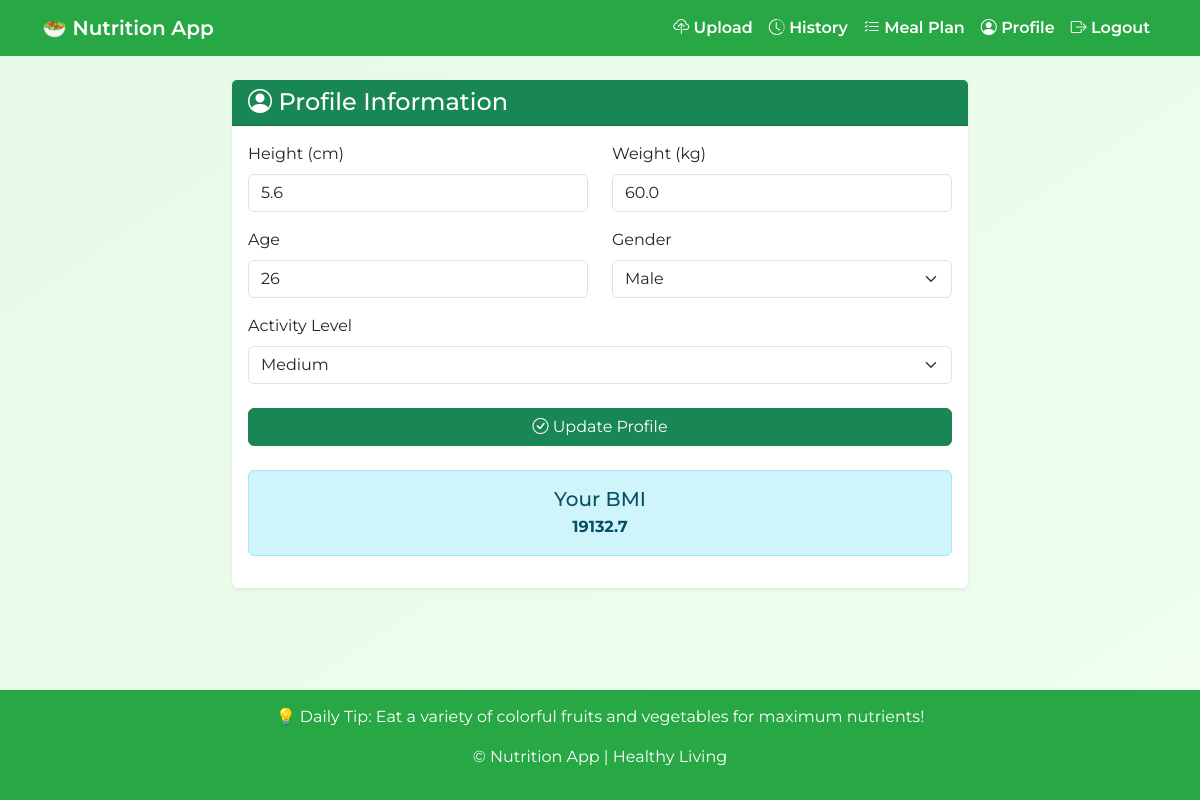
The app's page /profile (signed in) with its own data.
### models.py (models this page shows)
class User(UserMixin, db.Model):
    id = db.Column(db.Integer, primary_key=True)
    username = db.Column(db.String(100), unique=True)
    email = db.Column(db.String(100), unique=True)
    password_hash = db.Column(db.String(200))
    height_cm = db.Column(db.Float)
    weight_kg = db.Column(db.Float)
    age = db.Column(db.Integer)
    activity_level = db.Column(db.String(50))
    gender = db.Column(db.String(10), nullable=True)
    role = db.Column(db.String(50), default="user")
    is_admin = db.Column(db.Boolean, default=False)

### app.py (the view, shortened to what this page needs)
@app.route('/profile', methods=['GET', 'POST'])
@login_required
def profile():
    bmi = None
    if current_user.height_cm and current_user.weight_kg:
        height_m = current_user.height_cm / 100
        bmi = current_user.weight_kg / (height_m ** 2)
    return render_template('profile.html', user=current_user, bmi=bmi)

### app.py (called while the page is built)
@login_manager.user_loader
def load_user(user_id):
    return User.query.get(int(user_id))

### templates/profile.html (shortened to what this page needs)
{% extends "layout.html" %}
{% block content %}
<div class="row justify-content-center">
    <div class="col-lg-8">
        <div class="card shadow-sm border-0">
            <div class="card-header bg-success text-white">
                <h4 class="mb-0"><i class="bi bi-person-circle"></i> Profile Information</h4>
            </div>
            <div class="card-body">
                <form method="post">
                    <div class="row mb-3">
                        <div class="col-md-6">
                            <label for="height" class="form-label">Height (cm)</label>
                            <input type="number" step="0.1" class="form-control" id="height" name="height"
                                   value="{{ user.height_cm or '' }}" required>
                        </div>
                        <div class="col-md-6">
                            <label for="weight" class="form-label">Weight (kg)</label>
                            <input type="number" step="0.1" class="form-control" id="weight" name="weight"
                                   value="{{ user.weight_kg or '' }}" required>
                        </div>
                    </div>
                    <div class="row mb-3">
                        <div class="col-md-6">
                            <label for="age" class="form-label">Age</label>
                            <input type="number" class="form-control" id="age" name="age"
                                   value="{{ user.age or '' }}" required>
                        </div>
                        <div class="col-md-6">
                            <label for="gender" class="form-label">Gender</label>
                            <select class="form-select" name="gender" id="gender" required>
                                <option value="male" {% if user.gender == 'male' %}selected{% endif %}>Male</option>
                            </select>
                        </div>
                    </div>
                    <div class="mb-4">
                        <label for="activity" class="form-label">Activity Level</label>
                        <select class="form-select" name="activity" id="activity" required>
                            <option value="medium" {% if user.activity_level == 'medium' %}selected{% endif %}>Medium</option>
                        </select>
                    </div>
                    <button type="submit" class="btn btn-success w-100">
                        <i class="bi bi-check-circle"></i> Update Profile
                    </button>
                </form>
                {% if bmi %}
                    <div class="alert alert-info mt-4 text-center">
                        <h5 class="mb-1">Your BMI</h5>
                        <p class="mb-0"><strong>{{ bmi|round(1) }}</strong></p>
                    </div>
                {% endif %}
            </div>
        </div>
    </div>
</div>
{% endblock %}

### templates/layout.html (style rules this page uses)
body { font-family: 'Montserrat', sans-serif; background: linear-gradient(to bottom right, #e6f9e6, #f0fff0); min-height: 100vh; display: flex; flex-direction: column; }

### records on screen
User: height "5.6", weight "60.0", age "26", gender "Male", activity "Medium"

### other values on screen
{{ bmi|round(1) }} "19132.7"
